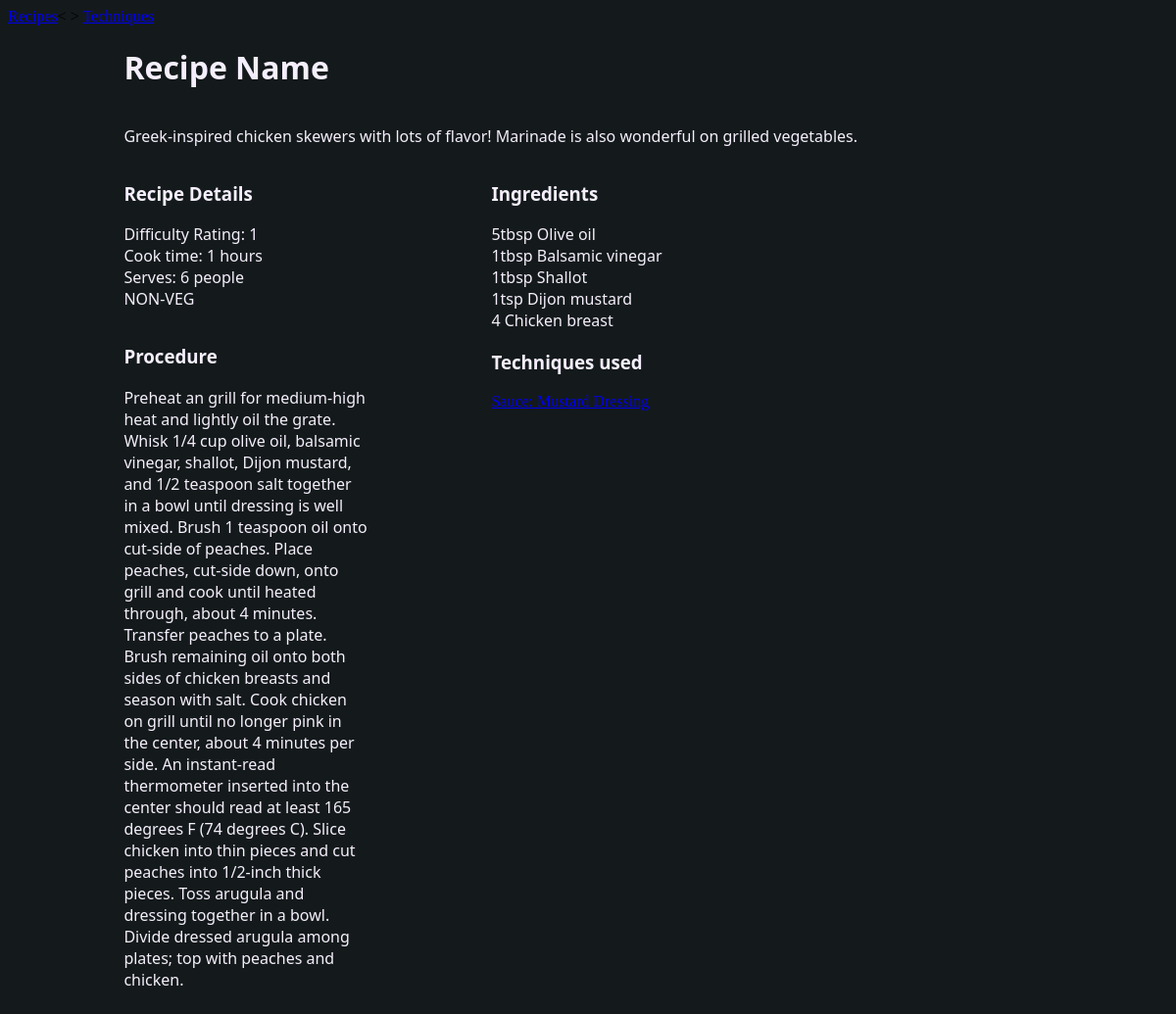
Screenshot of /page/recipie?id=2 with the database file from the repository.
### tables this page shows
CREATE TABLE recipie(
    rid INTEGER PRIMARY KEY,
    recipie_name TEXT,
    serves INTEGER NOT NULL,
    cooktime INTEGER NOT NULL,
    body TEXT,
    veg TEXT NOT NULL,
    difficulty INTEGER(2),
    summary TEXT NOT NULL
);

CREATE TABLE recipie_ingredient(
    iid INTEGER NOT NULL,
    rid INTEGER NOT NULL,
    quantity TEXT,
    FOREIGN KEY (rid) REFERENCES recipie(rid),
    FOREIGN KEY (iid) REFERENCES ingredient(iid)
);

CREATE TABLE ingredient(
    iid INTEGER PRIMARY KEY,
    name TEXT NOT NULL
);

### src/mainpages.py (the view)
@bp.route('/recipie', methods=('GET', 'POST'))
def recipiepage():
    rid = request.args.get('id', type=str)
    session['last-recipie'] = rid
    if request.method == 'GET':
        db = get_db()
        recipie = db.execute(
            'SELECT * FROM recipie WHERE rid = ?',
            (rid)
        ).fetchone()
        ingredients = db.execute(
            '''SELECT name, quantity FROM
            recipie r INNER JOIN recipie_ingredient ri ON r.rid = ri.rid
            INNER JOIN ingredient i on ri.iid = i.iid
            WHERE r.rid = ?''',
            (rid)
        ).fetchall()
        techniques = db.execute(
            '''SELECT technique_name, t.tid FROM
            recipie r INNER JOIN recipie_technique rt ON r.rid = rt.rid
            INNER JOIN technique t on rt.tid = t.tid
            WHERE r.rid = ?''',
            (rid)
        ).fetchall()
        return render_template('recipiepage.html', recipie=recipie, ingredients=ingredients, techniques=techniques)

### src/auth.py (called while the page is built)
@bp.before_app_request
def load_user():
    user_id = session.get('user-id')
    if not user_id:
        g.user = None
    else:
        g.user = get_db().execute('SELECT * FROM user WHERE uid = ?', (int(user_id), )).fetchone()

### src/db.py (called while the page is built)
def get_db():
    if 'db' not in g:
        g.db = sqlite3.connect(
            current_app.config['DATABASE'],
            detect_types=sqlite3.PARSE_DECLTYPES
        )
    g.db.row_factory = sqlite3.Row
    return g.db

### src/templates/recipiepage.html (shortened to what this page needs)
<!doctype html>
<html>
<head>
<link href="{{ url_for('static', filename='recipie.css') }}" rel="stylesheet" type="text/css">
</head>
<body bgcolor="#141A1B">
<div class="full_wrapper">
  <div class="Container">
    <div class="Title">
      <h1>Recipe Name</h1>
      </div>
    <div class="summary-block">
      <p class="summary-text">Greek-inspired chicken skewers with lots of flavor! Marinade is also wonderful on grilled vegetables.</p>
      </div>
    <div class="properties_wrapper">
		<div class="Column1">
      <div class="Recipe-info">
        <ul class="R-Info-List" >
          <dt><h3>Recipe Details</h3></dt>
          <li  class="difficulty">Difficulty Rating: {{ recipie['difficulty'] }}</li>
          <li  class="cooktime">Cook time: {{ recipie['cooktime'] }} hours</li>
          <li  class="serves-count">Serves: {{ recipie['serves']  }} people</li>
          <li  class="veg/nonveg">{{ recipie['veg'] }}</li>
          </ul>
        </div>
	<div class="Procedure-Block">
	  <p><h3>Procedure</h3></p>
	  <p class="procedure_writeout">
		{{ recipie['body'] }}</p>
	  </div>
		</div>
      <div class="Column2">
		  <div class="Ingrdients-block">
			<h3 class="ingredients-title">Ingredients</h3>
			<ul class="ingridients-list" >
			{% for ingredient in ingredients %}
				<li>{{ ingredient['quantity'] }} {{ ingredient['name'] }}</li>
			{% endfor %}
			</ul>
			</div>
		<div class="Techniques-block">
			<h3 class="Techniques-title">Techniques used</h3>
				{% for technique in techniques %}
	    <a href="{{ url_for('mainpages.techniquepage', id=technique['tid']) }}">{{ technique['technique_name'] }}<br>
				{% endfor %}
			</div>
	 	</div>
  </div>
</div>
	<div class="Navbar_Wrap">
			<a href="{{ url_for('mainpages.recipies') }}">Recipes</a><&nbsp>
			<a href="{{ url_for('mainpages.techniques') }}">Techniques</a>
	</div>
</div>
</body>

### src/static/recipie.css (style rules this page uses)
.Title { flex-direction: column; }
.Container { display: flex; flex-direction: column; padding-left: 10%; padding-right: 10%; }
.properties_wrapper .Ingrdients-block .ingridients-list { padding-left: 0; }
.properties_wrapper .Recipe-info .R-Info-List { padding-left: 0; }
.Container .summary-block { flex-flow: column wrap; }
.Container .properties_wrapper { flex-direction: row; display: flex; align-items: flex-start; justify-content: space-between; width: 700px; }
h3, li, p, h1, strong { color: #F5EFFD; font-family: Segoe, "Segoe UI", "DejaVu Sans", "Trebuchet MS", Verdana, "sans-serif"; }
ul { list-style: none; padding-left: 0; }
.properties_wrapper .Column1 .Procedure-Block { max-width: 250px; }
.full_wrapper { display: flex; flex-direction: column-reverse; }
.Container .properties_wrapper .Column1 { width: 250px; display: flex; flex-grow: 0; }
.Container .properties_wrapper .Column2 { width: 200px; }
.full_wrapper .Container .Title { width: 75%; }
.Container .properties_wrapper .Column1 { display: flex; flex-direction: column; }
p.procedure_writeout { max-width: 250px; word-wrap: break-word; }
body { background-color: #141A1B; }

### rows the page displays
recipie: difficulty "1", cooktime "1", serves "6", veg "NON-VEG", body "Preheat an grill for medium-high heat and lightly oil the grate. Whisk 1/4 cup olive oil, balsamic vinegar, shallot, Dijon mustard, and 1/2 teaspoon salt together in a bowl until dressing is well mixed. Brush 1 teaspoon oil onto cut-side of peaches. Place peaches, cut-side down, onto grill and cook until heated through, about 4 minutes. Transfer peaches to a plate. Brush remaining oil onto both sides of chicken breasts and season with salt. Cook chicken on grill until no longer pink in the center, about 4 minutes per side. An instant-read thermometer inserted into the center should read at least 165 degrees F (74 degrees C). Slice chicken into thin pieces and cut peaches into 1/2-inch thick…"
recipie_ingredient: quantity "5tbsp", name "Olive oil"
recipie_ingredient: quantity "1tbsp", name "Balsamic vinegar"
recipie_ingredient: quantity "1tbsp", name "Shallot"
recipie_ingredient: quantity "1tsp", name "Dijon mustard"
recipie_ingredient: quantity "4", name "Chicken breast"
